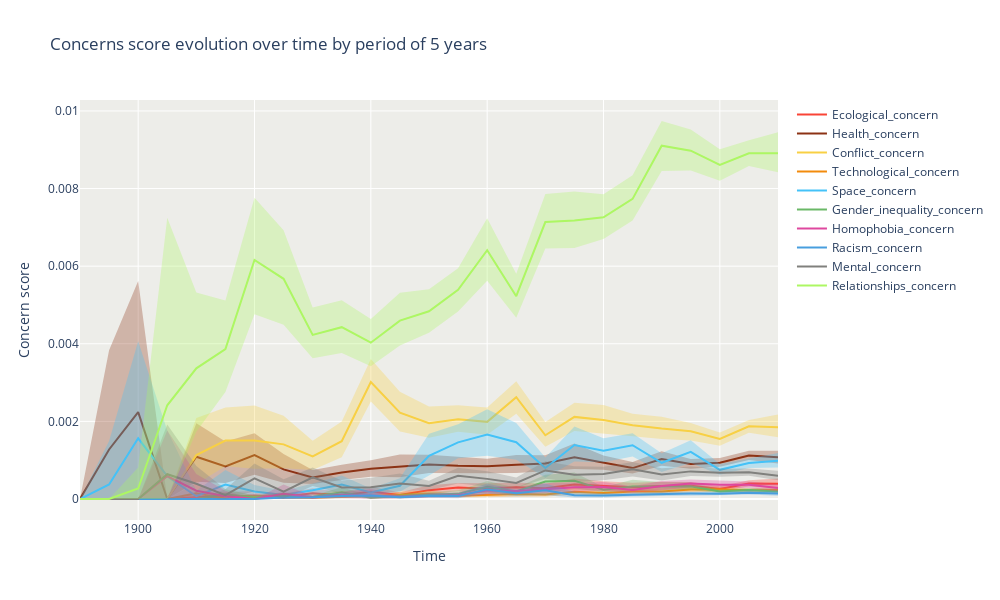

Notebook source saved alongside this figure:
### Code cell
fig = make_subplots()
x = np.sort(movies_with_year["five_year_period"].unique()).tolist()

for category in categories:
    # Mean of category score over five year period 
    y = movies_with_year.groupby(["five_year_period"])[category].mean().values
    # Bootstrap 95% CI
    y_lower = bootstrap_CIs_5year['Lower_{}'.format(category)]
    y_upper = bootstrap_CIs_5year['Upper_{}'.format(category)]
    
    # Trace for mean score
    trace_mean_score = go.Scatter(  x=x,
                                    y=y,
                                    line=dict(color=categories_color_dict[category]),
                                    mode='lines',
                                    name=category.capitalize()
                                 )
    # Tracce for CI
    trace_CI = go.Scatter(  x=x+x[::-1], 
                            y=y_upper+y_lower[::-1], 
                            fill='toself',
                            fillcolor=categories_color_dict[category],
                            opacity=0.3,
                            line=dict(color='rgba(255,255,255,0)'),
                            hoverinfo="skip",
                            showlegend=False
                        )
    
    # Updating figure 
    fig.add_trace(trace_mean_score)
    fig.add_trace(trace_CI)

fig.update_layout(
    yaxis_title='Concern score',
    xaxis_title='Time',
    title='Concerns score evolution over time by period of 5 years',
    width=1000,
    height=600,
    plot_bgcolor="#edede9",
    hovermode="x unified"
)
fig.show()
fig.write_html("data/concern_score_time.html")
